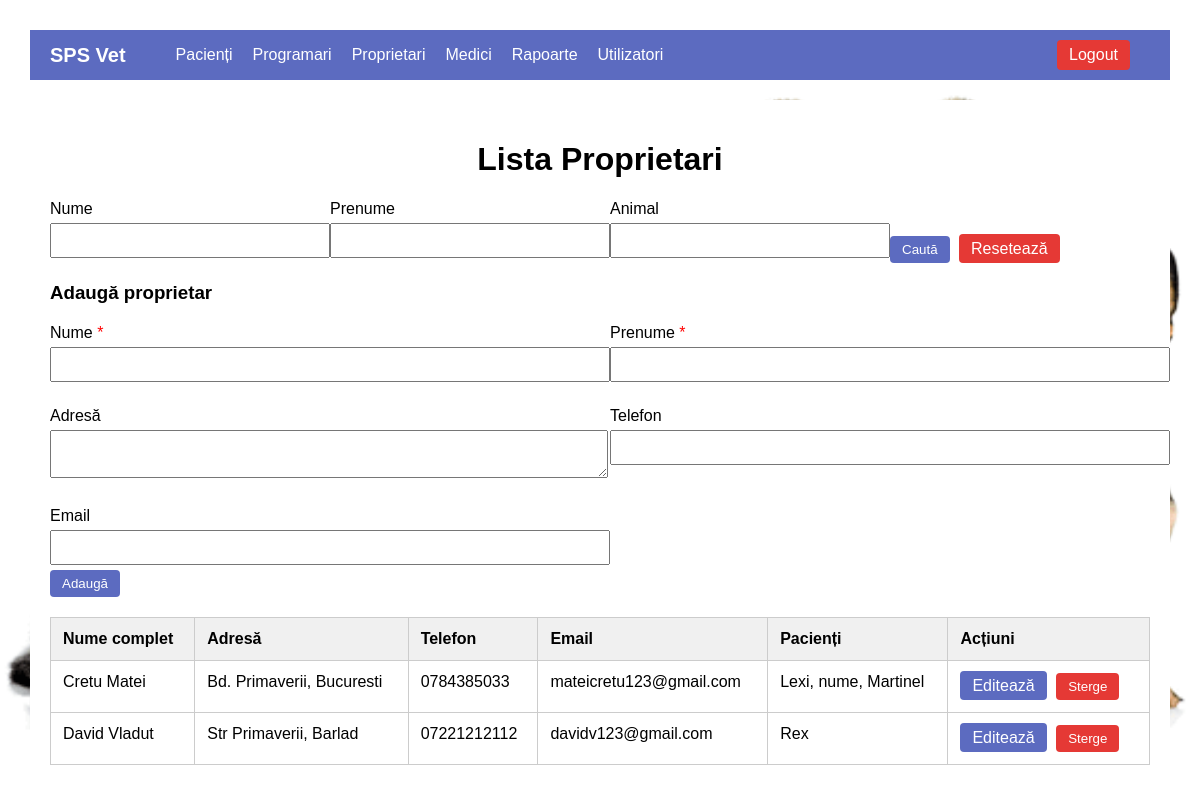
/proprietari.php (signed in), run on the app's committed database.
### tables this page shows
CREATE TABLE `proprietari` (
  `id` int(11) NOT NULL,
  `nume` varchar(50) NOT NULL,
  `prenume` varchar(50) NOT NULL,
  `adresa` text DEFAULT NULL,
  `telefon` varchar(20) DEFAULT NULL,
  `email` varchar(100) DEFAULT NULL
);

### proprietari.php (the view, shortened to what this page needs)
<?php
include("connection.php");
$edit_id = isset($_GET['edit']) ? (int)$_GET['edit'] : null;
$nume_filter = isset($_GET['nume']) ? trim($_GET['nume']) : '';
$prenume_filter = isset($_GET['prenume']) ? trim($_GET['prenume']) : '';
$animal_filter = isset($_GET['animal']) ? trim($_GET['animal']) : '';
$where = [];
$filter_sql = count($where) ? "WHERE " . implode(" AND ", $where) : "";
$proprietari = mysqli_query($con, "SELECT * FROM proprietari p $filter_sql ORDER BY nume ASC");
?>
<!DOCTYPE html>
<html>
<head>
</head>
<body>
<?php include("header.php"); ?>
<div class="container">
    <h1>Lista Proprietari</h1>
    <form method="GET" class="filter-form">
        <div>
            <label>Nume</label>
            <input type="text" name="nume" value="<?= htmlspecialchars($nume_filter) ?>">
        </div>
        <div>
            <label>Prenume</label>
            <input type="text" name="prenume" value="<?= htmlspecialchars($prenume_filter) ?>">
        </div>
        <div>
            <label>Animal</label>
            <input type="text" name="animal" value="<?= htmlspecialchars($animal_filter) ?>">
        </div>
        <div>
            <button class="btn" type="submit">Caută</button>
            <a class="btn btn-danger" href="proprietari.php">Resetează</a>
        </div>
    </form>
    <form method="POST">
        <h3>Adaugă proprietar</h3>
        <div class="form-grid">
            <div>
                <label class="required">Nume</label>
                <input type="text" name="nume" required>
            </div>
            <div>
                <label class="required">Prenume</label>
                <input type="text" name="prenume" required>
            </div>
            <div>
                <label>Adresă</label>
                <textarea name="adresa"></textarea>
            </div>
            <div>
                <label>Telefon</label>
                <input type="text" name="telefon">
            </div>
            <div>
                <label>Email</label>
                <input type="email" name="email">
            </div>
        </div>
        <button class="btn" name="adauga">Adaugă</button>
    </form>
    <table>
        <thead>
        <tr>
            <th>Nume complet</th>
            <th>Adresă</th>
            <th>Telefon</th>
            <th>Email</th>
            <th>Pacienți</th>
            <th>Acțiuni</th>
        </tr>
        </thead>
        <tbody>
        <?php while ($prop = mysqli_fetch_assoc($proprietari)):
            $id = $prop['id'];
            $pacienti = mysqli_query($con, "SELECT nume FROM pacienti WHERE proprietar_id = $id");
            $lista_pacienti = [];
            while ($row = mysqli_fetch_assoc($pacienti)) {
                $lista_pacienti[] = htmlspecialchars($row['nume']);
            }
        ?>
            <tr>
            <?php if ($edit_id == $id): ?>
                <form method="POST">
                    <input type="hidden" name="id" value="<?= $id ?>">
                    <td><input type="text" name="nume" value="<?= htmlspecialchars($prop['nume']) ?>" required>
                        <input type="text" name="prenume" value="<?= htmlspecialchars($prop['prenume']) ?>" required></td>
                    <td><input type="text" name="adresa" value="<?= htmlspecialchars($prop['adresa']) ?>"></td>
                    <td><input type="text" name="telefon" value="<?= htmlspecialchars($prop['telefon']) ?>"></td>
                    <td><input type="email" name="email" value="<?= htmlspecialchars($prop['email']) ?>"></td>
                    <td><?= $lista_pacienti ? implode(", ", $lista_pacienti) : '<em>Niciun pacient</em>' ?></td>
                    <td>
                        <button class="btn" name="salveaza">Salvează</button>
                        <a href="proprietari.php" class="btn btn-danger">Renunță</a>
                    </td>
                </form>
            <?php else: ?>
                <td><?= htmlspecialchars($prop['nume'] . ' ' . $prop['prenume']) ?></td>
                <td><?= htmlspecialchars($prop['adresa']) ?></td>
                <td><?= htmlspecialchars($prop['telefon']) ?></td>
                <td><?= htmlspecialchars($prop['email']) ?></td>
                <td><?= $lista_pacienti ? implode(", ", $lista_pacienti) : '<em>Niciun pacient</em>' ?></td>
                <td>
                    <a class="btn" href="proprietari.php?edit=<?= $id ?>">Editează</a>
                    <form method="POST" style="display:inline">
                        <button class="btn btn-danger" onclick="return confirm('Esti sigur ca vrei sa stergi acest proprietar?');">Sterge</button>
                    </form>
                </td>
            <?php endif; ?>
            </tr>
        <?php endwhile; ?>
        </tbody>
    </table>
</div>
</body>
</html>

### proprietari.php (style rules this page uses)
body { font-family: Arial, sans-serif; background: #f4f4f4; padding: 30px; margin: 0; background: url("imagine.png") no-repeat center center fixed; background-size: cover }
.container { max-width: 1100px; margin: auto; background: white; padding: 20px; border-radius: 8px; margin-top: 20px; }
h1 { text-align: center; }
table { width: 100%; border-collapse: collapse; margin-top: 20px; }
th, td { padding: 12px; border: 1px solid #ccc; text-align: left; vertical-align: top; }
th { background-color: #f0f0f0; }
.btn { padding: 6px 12px; background-color: #5c6bc0; color: white; border: none; border-radius: 4px; text-decoration: none; cursor: pointer; margin-right: 5px; }
.btn-danger { background-color: #e53935; }
form input, textarea { width: 100%; padding: 8px; margin: 5px 0; }
.form-grid { display: grid; grid-template-columns: repeat(2, 1fr); gap: 20px; margin-top: 20px; }
.filter-form { display: flex; gap: 20px; margin-top: 10px; align-items: flex-end; }
.filter-form div { flex: 1; }
.required::after { content: " *"; color: red; }

### data on the page
proprietari: nume+prenume "Cretu Matei", adresa "Bd. Primaverii, Bucuresti", telefon "0784385033", email "mateicretu123@gmail.com", lista_pacienti "Lexi, nume, Martinel"
proprietari: nume+prenume "David Vladut", adresa "Str Primaverii, Barlad", telefon "07221212112", email "davidv123@gmail.com", lista_pacienti "Rex"
